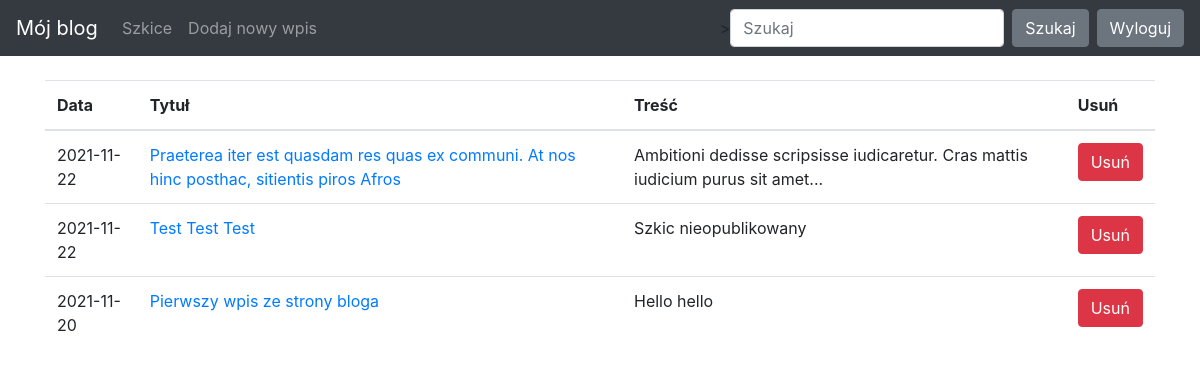
The page /drafts/ (signed in) on the database as committed earlier.
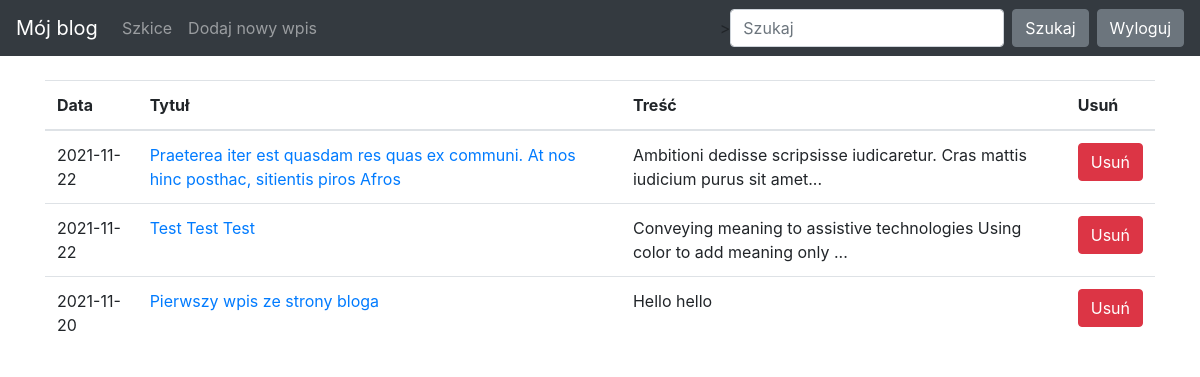
The same page on the database as committed later.
### blog/models.py (models this page shows)
class Entry(db.Model):
   id = db.Column(db.Integer, primary_key=True)
   title = db.Column(db.String(80), nullable=False)
   body = db.Column(db.Text, nullable=False)
   pub_date = db.Column(db.DateTime, nullable=False,
       default=datetime.datetime.utcnow)
   is_published = db.Column(db.Boolean, default=False)

### blog/routes.py (the view)
@app.route("/drafts/", methods=['GET'])
@login_required
def list_drafts():
   drafts = Entry.query.filter_by(is_published=False).order_by(Entry.pub_date.desc())
   return render_template("drafts.html", drafts=drafts)

### blog/routes.py (called while the page is built)
def login_required(view_func):
   @functools.wraps(view_func)
   def check_permissions(*args, **kwargs):
       if session.get('logged_in'):
           return view_func(*args, **kwargs)
       return redirect(url_for('login', next=request.path))
   return check_permissions

### blog/templates/drafts.html
{% extends "base.html" %}
{% block content %}
<table class="table">
   <thead>
     <tr>
       <th scope="col">Data</th>
       <th scope="col">Tytuł</th>
       <th scope="col">Treść</th>
       <th scope="col">Usuń</th>
     </tr>
   </thead>
   <tbody>
       {% for post in drafts %}
     <tr>
       <td>
           {{ post.pub_date.strftime('%Y-%m-%d') }}
       </td>
       <td>
           <a href="{{ url_for('edit_entry', entry_id=post.id) }}">
               {{ post.title }}
           </a>
       </td>
       <td>{{ post.body|truncate(80, true) }}</td>
       <td>
       <form action="{{ url_for('delete_entry', entry_id=post.id) }}"" method="POST">
       <button type="submit" class="btn btn-danger">Usuń</button>
       </form>
      </td>
     </tr>
     {% endfor %}
   </tbody>
 </table>
{% endblock %}

### blog/templates/base.html (shortened to what this page needs)
<!doctype html>
<html lang="en">
<head>
 <link rel="stylesheet" href="https://stackpath.bootstrapcdn.com/bootstrap/4.5.0/css/bootstrap.min.css"
>
</head>
<body>
 <nav class="navbar navbar-expand-md navbar-dark bg-dark fixed-top">
   <a class="navbar-brand" href="{{ url_for('index')}}">Mój blog</a>
   <div class="collapse navbar-collapse" id="navbarNav">
     <ul class="navbar-nav">
      <li class="nav-item">
       <a class="nav-link" href="{{ url_for('list_drafts')}}">Szkice</a>
      </li>
      <li class="nav-item">
       <a class="nav-link" aria-current="page" href="{{ url_for('create_entry')}}">Dodaj nowy wpis</a>
      </li>
     </ul>
   </div>
   <div class="collapse navbar-collapse" id="navbarsExampleDefault">
     <form class="form-inline my-2 my-lg-0" action="/search" method="GET">>
       <input class="form-control mr-sm-2" type="text" value="{% if search_query %}{{ search_query }}{% endif %}"placeholder="Szukaj" aria-label="Szukaj" name="q">
       <button class="btn btn-secondary my-2 my-sm-0" type="submit">Szukaj</button>
     </form>
     {% if session.logged_in %}
       <form class="form-inline my-2 my-lg-0" action="{{ url_for('logout') }}" method="POST">
         <button class="btn btn-secondary my-2 my-sm-0 ml-2" type="submit">Wyloguj</button>
       </form>
     {% else %}
       <a href="{{ url_for('login') }}" class="btn btn-secondary my-2 my-lg-0 ml-2">Zaloguj</a>
     {% endif %}
   </div>
 </nav>
 <main role="main" class="container">
   {% block content %}
   {% endblock %}
 </main>
</html>

### blog/templates/base.html (style rules this page uses)
body { padding-top: 5rem; }

Rows that differ between the two databases and show on the page:
changed Entry "Test Test Test": body "Szkic nieopublikowany" → "Conveying meaning to assistive technologies Using color to add meaning only ..."
